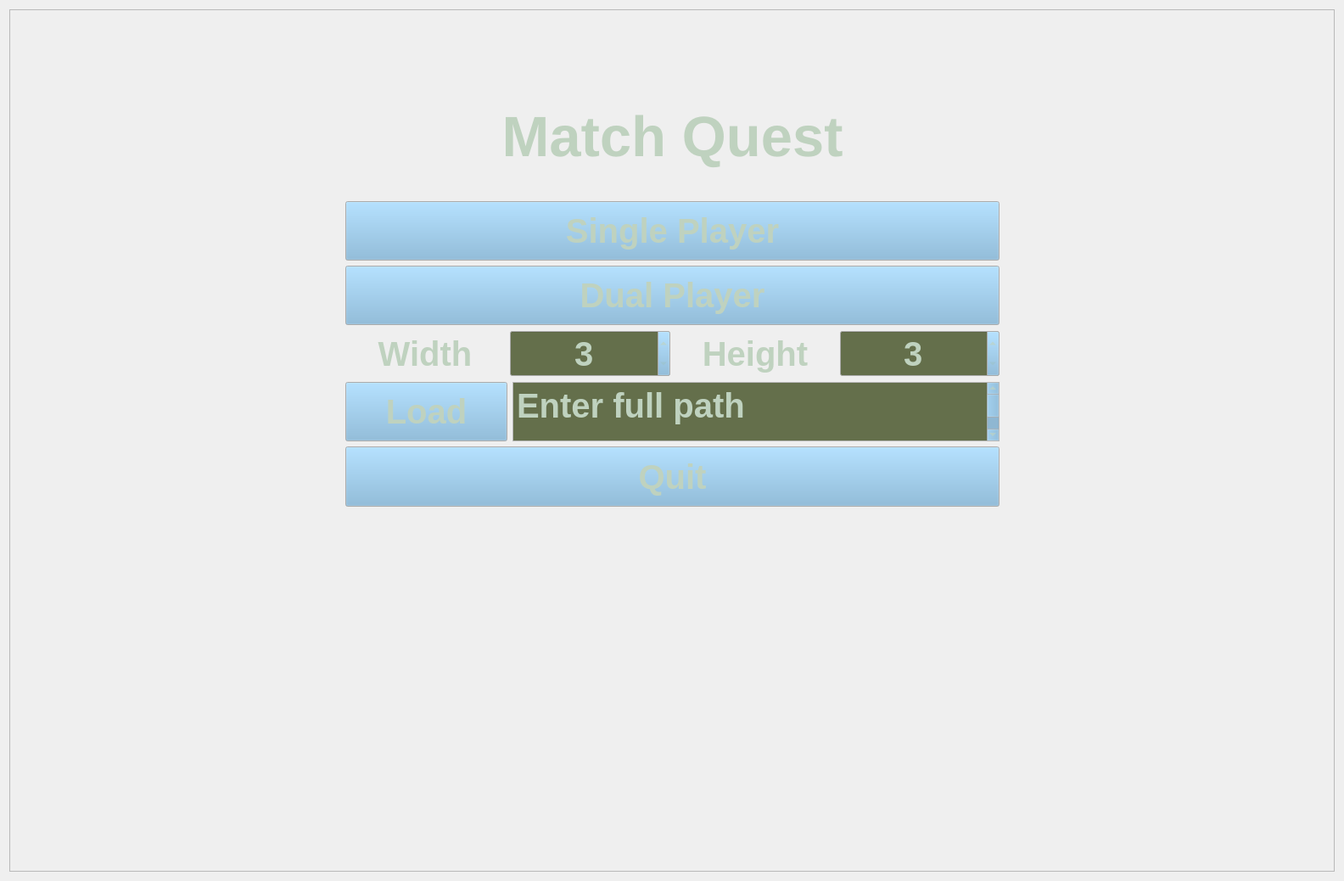
<?xml version="1.0" encoding="UTF-8"?>
<ui version="4.0">
 <class>StartMenuUI</class>
 <widget class="QWidget" name="StartMenuUI">
  <property name="geometry">
   <rect>
    <x>0</x>
    <y>0</y>
    <width>1584</width>
    <height>1038</height>
   </rect>
  </property>
  <property name="windowTitle">
   <string>Form</string>
  </property>
  <layout class="QVBoxLayout" name="verticalLayout">
   <item>
    <widget class="QFrame" name="frame">
     <property name="sizePolicy">
      <sizepolicy hsizetype="Expanding" vsizetype="Expanding">
       <horstretch>0</horstretch>
       <verstretch>0</verstretch>
      </sizepolicy>
     </property>
     <property name="palette">
      <palette>
       <active>
        <colorrole role="WindowText">
         <brush brushstyle="SolidPattern">
          <color alpha="255">
           <red>191</red>
           <green>210</green>
           <blue>191</blue>
          </color>
         </brush>
        </colorrole>
        <colorrole role="Button">
         <brush brushstyle="SolidPattern">
          <color alpha="179">
           <red>123</red>
           <green>178</green>
           <blue>217</blue>
          </color>
         </brush>
        </colorrole>
        <colorrole role="Text">
         <brush brushstyle="SolidPattern">
          <color alpha="255">
           <red>191</red>
           <green>210</green>
           <blue>191</blue>
          </color>
         </brush>
        </colorrole>
        <colorrole role="ButtonText">
         <brush brushstyle="SolidPattern">
          <color alpha="255">
           <red>191</red>
           <green>210</green>
           <blue>191</blue>
          </color>
         </brush>
        </colorrole>
        <colorrole role="Base">
         <brush brushstyle="SolidPattern">
          <color alpha="255">
           <red>100</red>
           <green>111</green>
           <blue>75</blue>
          </color>
         </brush>
        </colorrole>
       </active>
       <inactive>
        <colorrole role="WindowText">
         <brush brushstyle="SolidPattern">
          <color alpha="255">
           <red>191</red>
           <green>210</green>
           <blue>191</blue>
          </color>
         </brush>
        </colorrole>
        <colorrole role="Button">
         <brush brushstyle="SolidPattern">
          <color alpha="179">
           <red>123</red>
           <green>178</green>
           <blue>217</blue>
          </color>
         </brush>
        </colorrole>
        <colorrole role="Text">
         <brush brushstyle="SolidPattern">
          <color alpha="255">
           <red>191</red>
           <green>210</green>
           <blue>191</blue>
          </color>
         </brush>
        </colorrole>
        <colorrole role="ButtonText">
         <brush brushstyle="SolidPattern">
          <color alpha="255">
           <red>191</red>
           <green>210</green>
           <blue>191</blue>
          </color>
         </brush>
        </colorrole>
        <colorrole role="Base">
         <brush brushstyle="SolidPattern">
          <color alpha="255">
           <red>100</red>
           <green>111</green>
           <blue>75</blue>
          </color>
         </brush>
        </colorrole>
       </inactive>
       <disabled>
        <colorrole role="Button">
         <brush brushstyle="SolidPattern">
          <color alpha="179">
           <red>123</red>
           <green>178</green>
           <blue>217</blue>
          </color>
         </brush>
        </colorrole>
       </disabled>
      </palette>
     </property>
     <property name="font">
      <font>
       <pointsize>30</pointsize>
       <bold>true</bold>
      </font>
     </property>
     <property name="frameShape">
      <enum>QFrame::Shape::StyledPanel</enum>
     </property>
     <property name="frameShadow">
      <enum>QFrame::Shadow::Raised</enum>
     </property>
     <layout class="QHBoxLayout" name="horizontalLayout_3" stretch="1,2,1">
      <item>
       <spacer name="horizontalSpacer_2">
        <property name="orientation">
         <enum>Qt::Orientation::Horizontal</enum>
        </property>
        <property name="sizeHint" stdset="0">
         <size>
          <width>640</width>
          <height>20</height>
         </size>
        </property>
       </spacer>
      </item>
      <item>
       <layout class="QVBoxLayout" name="verticalLayout_3" stretch="1,2,1,1,1,1,1,6">
        <item>
         <spacer name="verticalSpacer">
          <property name="orientation">
           <enum>Qt::Orientation::Vertical</enum>
          </property>
          <property name="sizeHint" stdset="0">
           <size>
            <width>20</width>
            <height>75</height>
           </size>
          </property>
         </spacer>
        </item>
        <item>
         <widget class="QLabel" name="pauseLabel">
          <property name="font">
           <font>
            <pointsize>50</pointsize>
            <bold>true</bold>
           </font>
          </property>
          <property name="text">
           <string>Match Quest</string>
          </property>
          <property name="alignment">
           <set>Qt::AlignmentFlag::AlignCenter</set>
          </property>
         </widget>
        </item>
        <item>
         <widget class="QPushButton" name="singlePlayerButton">
          <property name="sizePolicy">
           <sizepolicy hsizetype="Minimum" vsizetype="Preferred">
            <horstretch>0</horstretch>
            <verstretch>0</verstretch>
           </sizepolicy>
          </property>
          <property name="text">
           <string>Single Player</string>
          </property>
         </widget>
        </item>
        <item>
         <widget class="QPushButton" name="dualPlayerButton">
          <property name="sizePolicy">
           <sizepolicy hsizetype="Minimum" vsizetype="Preferred">
            <horstretch>0</horstretch>
            <verstretch>0</verstretch>
           </sizepolicy>
          </property>
          <property name="text">
           <string>Dual Player</string>
          </property>
         </widget>
        </item>
        <item>
         <layout class="QHBoxLayout" name="horizontalLayout_2" stretch="0,0,0,0">
          <property name="spacing">
           <number>6</number>
          </property>
          <item>
           <widget class="QLabel" name="label_2">
            <property name="text">
             <string>Width</string>
            </property>
            <property name="alignment">
             <set>Qt::AlignmentFlag::AlignCenter</set>
            </property>
           </widget>
          </item>
          <item>
           <widget class="QSpinBox" name="widthSpinBox">
            <property name="alignment">
             <set>Qt::AlignmentFlag::AlignCenter</set>
            </property>
            <property name="minimum">
             <number>3</number>
            </property>
           </widget>
          </item>
          <item>
           <widget class="QLabel" name="label">
            <property name="text">
             <string>Height</string>
            </property>
            <property name="alignment">
             <set>Qt::AlignmentFlag::AlignCenter</set>
            </property>
           </widget>
          </item>
          <item>
           <widget class="QSpinBox" name="heightSpinBox">
            <property name="alignment">
             <set>Qt::AlignmentFlag::AlignCenter</set>
            </property>
            <property name="minimum">
             <number>3</number>
            </property>
           </widget>
          </item>
         </layout>
        </item>
        <item>
         <layout class="QHBoxLayout" name="horizontalLayout" stretch="1,3">
          <item>
           <widget class="QPushButton" name="loadButton">
            <property name="sizePolicy">
             <sizepolicy hsizetype="Expanding" vsizetype="Expanding">
              <horstretch>0</horstretch>
              <verstretch>0</verstretch>
             </sizepolicy>
            </property>
            <property name="text">
             <string>Load</string>
            </property>
           </widget>
          </item>
          <item>
           <widget class="QPlainTextEdit" name="pathEditor">
            <property name="plainText">
             <string>Enter full path
</string>
            </property>
           </widget>
          </item>
         </layout>
        </item>
        <item>
         <widget class="QPushButton" name="quitButton">
          <property name="sizePolicy">
           <sizepolicy hsizetype="Expanding" vsizetype="Expanding">
            <horstretch>0</horstretch>
            <verstretch>0</verstretch>
           </sizepolicy>
          </property>
          <property name="text">
           <string>Quit</string>
          </property>
         </widget>
        </item>
        <item>
         <spacer name="verticalSpacer_2">
          <property name="orientation">
           <enum>Qt::Orientation::Vertical</enum>
          </property>
          <property name="sizeHint" stdset="0">
           <size>
            <width>20</width>
            <height>40</height>
           </size>
          </property>
         </spacer>
        </item>
       </layout>
      </item>
      <item>
       <spacer name="horizontalSpacer">
        <property name="orientation">
         <enum>Qt::Orientation::Horizontal</enum>
        </property>
        <property name="sizeHint" stdset="0">
         <size>
          <width>640</width>
          <height>20</height>
         </size>
        </property>
       </spacer>
      </item>
     </layout>
    </widget>
   </item>
  </layout>
 </widget>
 <resources/>
 <connections/>
</ui>
